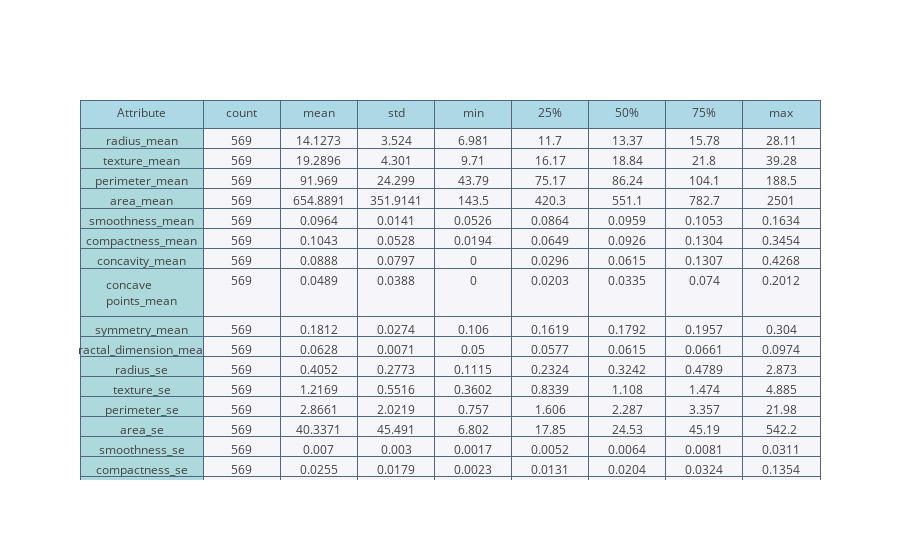

The cell this chart's notebook holds for it:
### Code cell
p = df.describe().T
p = p.round(4)
table = go.Table(
    columnwidth=[0.8]+[0.5]*8,
    header=dict(
        values=['Attribute'] + list(p.columns),
        line = dict(color='#506784'),
        fill = dict(color='lightblue'),
    ),
    cells=dict(
        values=[p.index] + [p[k].tolist() for k in p.columns[:]],
        line = dict(color='#506784'),
        fill = dict(color=['rgb(173, 216, 220)', '#f5f5fa'])
    )
)
py.iplot([table], filename='table-of-mining-data')

### Figure 1 — Plotly figure (JSON) as saved in the notebook; plotly's stock layout.template omitted (floating-point values rounded to 4 significant figures; data arrays with more than 128 entries replaced by an {"elided": "..."} marker saying what was removed)
{"data": [{"cells": {"fill": {"color": ["rgb(173, 216, 220)", "#f5f5fa"]}, "line": {"color": "#506784"}, "values": {"elided": "9x30 mixed values"}}, "columnwidth": [0.8, 0.5, 0.5, 0.5, 0.5, 0.5, 0.5, 0.5, 0.5], "header": {"fill": {"color": "lightblue"}, "line": {"color": "#506784"}, "values": ["Attribute", "count", "mean", "std", "min", "25%", "50%", "75%", "max"]}, "type": "table", "uid": "04b2147f-1858-481d-a558-ab8500f4a7d5"}], "layout": {}}
